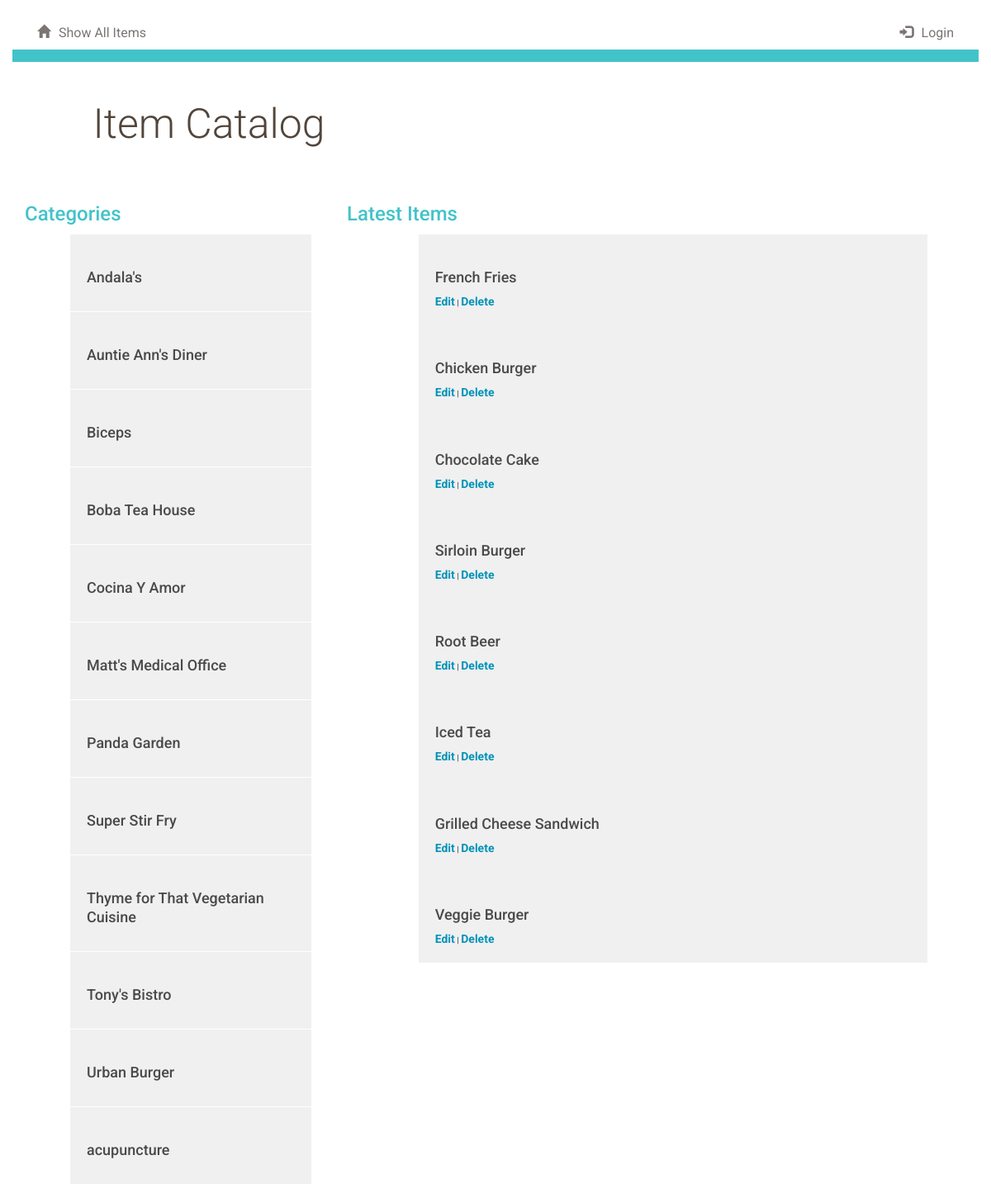
The app's page /catalog/1/ with its own data.
### database_setup.py (models this page shows, shortened)
class Category(Base):
    __tablename__ = 'category'
    id = Column(Integer, primary_key=True)
    name = Column(String(250), nullable=False)
    user_id = Column(Integer, ForeignKey('user.id'))
    user = relationship(User)

class Item(Base):
    __tablename__ = 'item'
    id = Column(Integer, primary_key=True)
    name = Column(String(80), nullable=False)
    description = Column(String(250))
    category_id = Column(Integer, ForeignKey('category.id'))
    category = relationship(Category)
    user_id = Column(Integer, ForeignKey('user.id'))
    user = relationship(User)

### project.py (the view)
@app.route('/catalog/<int:category_id>/')
def showItems(category_id):
    categories = session.query(Category).order_by(asc(Category.name))
    category = session.query(Category).filter_by(id=category_id).one()
    items = session.query(Item).filter_by(category_id=category_id).all()
    if 'username' not in login_session:
        return render_template('public_items.html', items=items,
                               category=category, categories=categories)
    else:
        return render_template('items.html', items=items,
                               category=category, categories=categories)

### templates/public_items.html
{% extends "public_catalog.html" %}
{% block sidebar %}
    <h2>Latest Items</h2>
    <ul>
        {% for item in items %}
            <a href = "{{url_for('showItemsDescription', item_id = item.id, category_id = item.category_id)}}">
                <div class="row">
                    <div class="col-md-1"></div>
                        <div class="col-md-10 category-list">
                            <h3>{{item.name}}</h3>
                            <a href='{{ url_for('editItem', category_id = category.id, item_id = item.id) }}'>Edit</a> |
                            <a href='{{ url_for('deleteItem', category_id = category.id, item_id = item.id) }}'>Delete</a>
                        </div>
                    <div class="col-md-1"></div>
                </div>
            </a>
        {% endfor %}
    </ul>
{% endblock sidebar %}

### templates/public_catalog.html (shortened to what this page needs)
{% extends "main.html" %}
{% block content %}
{% include "public_header.html" %}
<div class="row divider blue">
    <div class="col-md-12"></div>
</div>
<div class="row banner main">
    <div class="col-md-1"></div>
    <div class="col-md-11 padding-none">
        <h1>Item Catalog</h1>
    </div>
</div>
<div class="row">
    <div class="col-md-4">
        <h2>Categories</h2>
        <ul>
            {% for category in categories %}
                <a href = "{{url_for('showItems', category_id = category.id)}}">
                    <div class="row">
                        <div class="col-md-1"></div>
                            <div class="col-md-10 category-list">
                                <h3>{{category.name}}</h3>
                            </div>
                        <div class="col-md-1"></div>
                    </div>
                </a>
            {% endfor %}
        </ul>
    </div>
    <div class="col-md-8">
            {% block sidebar %}
            {% endblock sidebar %}
    </div>
</div>
{% endblock content %}

### static/styles.css (style rules this page uses)
* { font-family: "Helvetica Neue Bold", Roboto, Helvetica, Arial, sans-serif; font-weight: 700; }
h1 { font-family: "Helvetica Neue Light", Roboto, Helvetica, Arial, sans-serif; font-size: 50px; color: #51453B; line-height: 60px; font-weight: 300; }
h2 { font-size: 24px; color: #42C3C9; line-height: 29px; }
h3 { font-size: 18px; color: #4A4A4A; line-height: 23px; }
a { font-size: 14px; color: #0093B9; line-height: 17px; }
body { font-size: 100%; font-family: "PT Sans", sans-serif; color: #505260; background-color: white; }
.padding-none { padding: 0; }
.divider { height: 15px; }
.divider.blue { background-color: #42C3C9; }
.banner.main { height: 150px; background-position: right; background-repeat: no-repeat; background-size: cover; }
.banner h1 { margin: 45px 0; }
.category-list { background-color: #F0F0F0; padding: 20px; }

### records on screen
Category: name "Andala's"
Category: name "Auntie Ann's Diner"
Category: name "Biceps"
Category: name "Boba Tea House"
Category: name "Cocina Y Amor"
Category: name "Matt's Medical Office"
Category: name "Panda Garden"
Category: name "Super Stir Fry"
Category: name "Thyme for That Vegetarian Cuisine"
Category: name "Tony's Bistro"
Category: name "Urban Burger"
Category: name "acupuncture"
Item: name "French Fries"
Item: name "Chicken Burger"
Item: name "Chocolate Cake"
Item: name "Sirloin Burger"
Item: name "Root Beer"
Item: name "Iced Tea"
Item: name "Grilled Cheese Sandwich"
Item: name "Veggie Burger"
